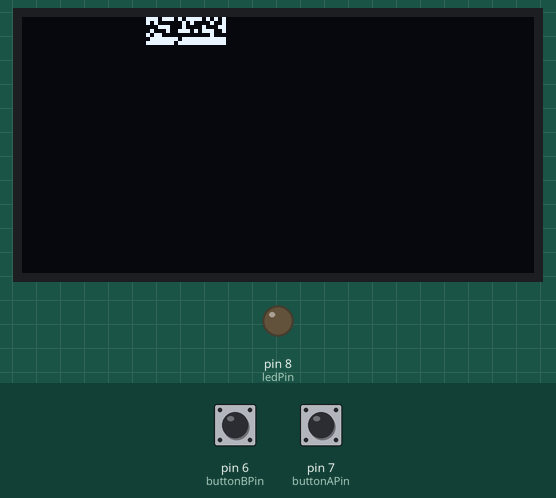
Recording of a sketch running on a simulated Arduino Uno, built with avr-gcc and run on an emulated ATmega328P. Parts: 128×64 one-colour display, output pins drawn as LEDs (lit = HIGH). Wiring (inferred from the names in the program): SSD1306 OLED at I2C address 0x3C. Dashed ring = blinking. The test bench sets the inputs (shaded band); at power-on: pin 6 (buttonBPin) HIGH, pin 7 (buttonAPin) HIGH. What the sketch prints to the serial monitor is not drawn.

Above: at 3.2 s.
3.3 s: pin 6 (buttonBPin) pulled LOW for 0.15 s
At 4.1 s:
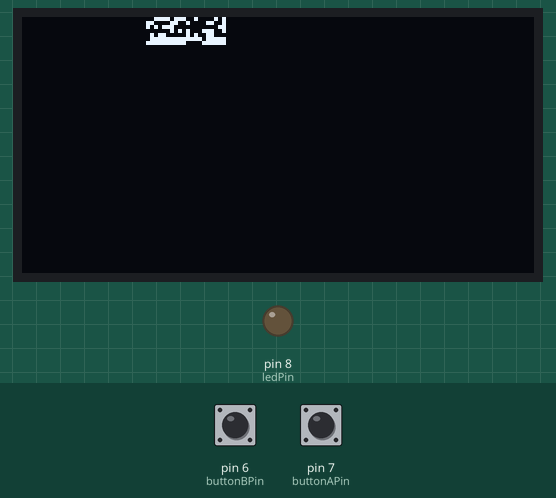
4.9 s: pin 7 (buttonAPin) pulled LOW for 0.15 s
At 5.3 s:
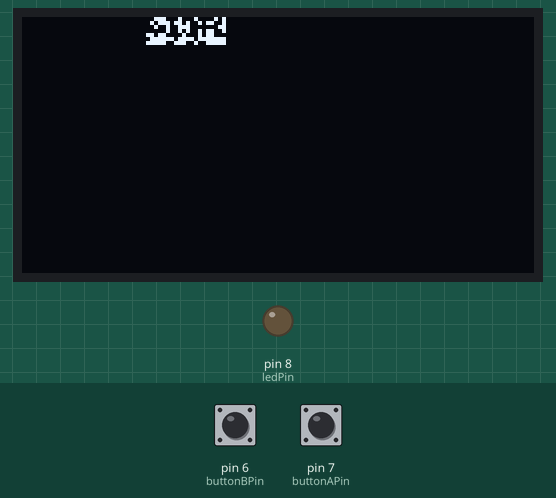
6.5 s: pin 6 (buttonBPin) pulled LOW for 1 s
At 7.8 s:
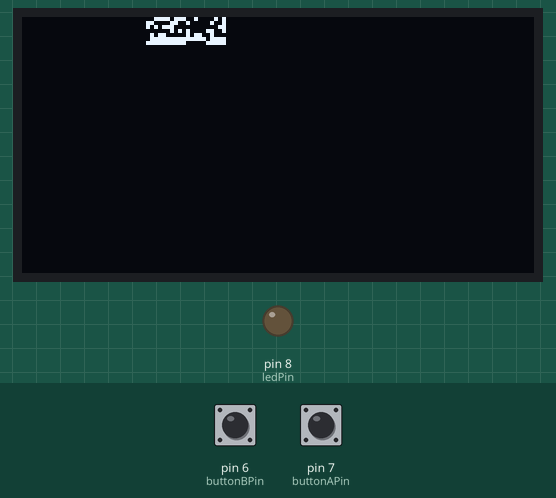
9.0 s: pin 7 (buttonAPin) pulled LOW for 1 s
At 9.7 s:
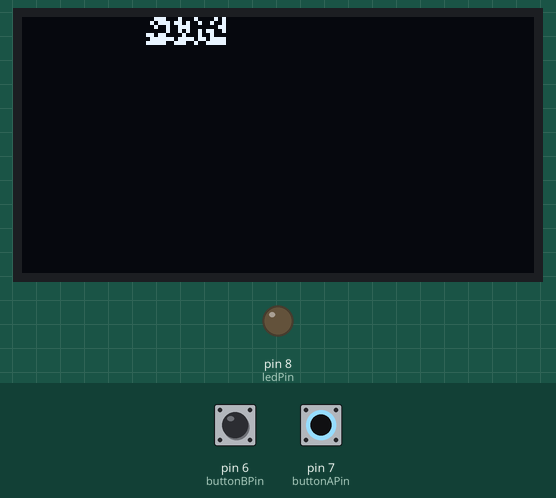
11.5 s: pin 7 (buttonAPin) pulsed LOW 5 times (0.12 s each, 0.3 s apart)
At 12.24 s:
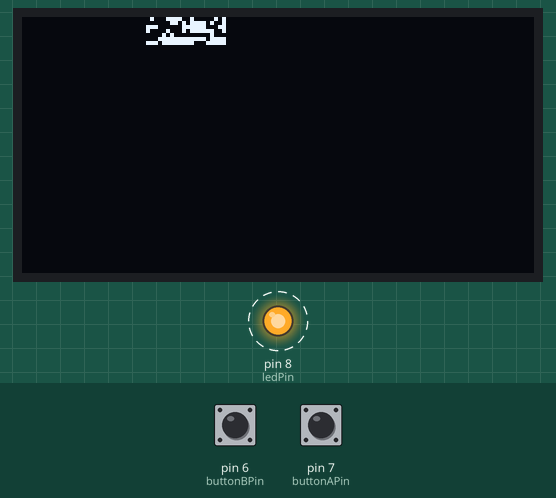
Timing chart, 0 to 15.5 s (numbered marks = the images above; inputs shaded):
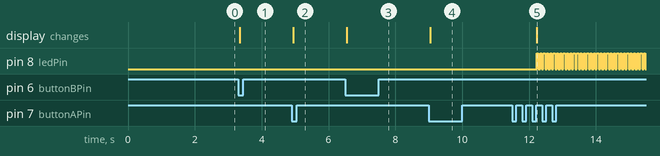

The sketch:

sketch1e2.ino
```cpp
#include <Wire.h>

#define OLED_I2C_ADDRESS 0x3C
#define OLED_WIDTH 128
#define OLED_HEIGHT 64

const int ledPin = 8;
const int buttonAPin = 7;
const int buttonBPin = 6;

int buttonPressCount = 0;
int buttonAState = 0;
int lastButtonAState = 0;
int buttonBState = 0;
int lastButtonBState = 0;
bool isLowFrequency = false;

void sendCommand(uint8_t command) {
  Wire.beginTransmission(OLED_I2C_ADDRESS);
  Wire.write(0x00);
  Wire.write(command);
  Wire.endTransmission();
}

void initializeOLED() {
  Wire.begin();
  sendCommand(0xAE);
  sendCommand(0xD5); sendCommand(0x80);
  sendCommand(0xA8); sendCommand(OLED_HEIGHT - 1);
  sendCommand(0xD3); sendCommand(0x00);
  sendCommand(0x40 | 0x00);
  sendCommand(0x8D); sendCommand(0x14);
  sendCommand(0xA1);
  sendCommand(0xC8);
  sendCommand(0xDA); sendCommand(0x12);
  sendCommand(0x81); sendCommand(0xCF);
  sendCommand(0xD9); sendCommand(0xF1);
  sendCommand(0xDB); sendCommand(0x40);
  sendCommand(0xA4);
  sendCommand(0xA6);
  sendCommand(0xAF);
}

void clearDisplay() {
  for (int i = 0; i < 8; i++) {
    sendCommand(0xB0 + i);
    sendCommand(0x00);
    sendCommand(0x10);
    Wire.beginTransmission(OLED_I2C_ADDRESS);
    Wire.write(0x40);
    for (int j = 0; j < OLED_WIDTH; j++) {
      Wire.write(0x00);
    }
    Wire.endTransmission();
  }
}

void displayText(const char* text) {
  clearDisplay();
  sendCommand(0xB0);
  Wire.beginTransmission(OLED_I2C_ADDRESS);
  Wire.write(0x40);
  while (*text) {
    Wire.write(*text++);
  }
  Wire.endTransmission();
}

void setup() {
  pinMode(ledPin, OUTPUT);
  pinMode(buttonAPin, INPUT_PULLUP);
  pinMode(buttonBPin, INPUT_PULLUP);
  Serial.begin(9600);
  initializeOLED();
  displayText("Sistema Inicializado");
  delay(2000);
  clearDisplay();
}

void loop() {
  buttonAState = digitalRead(buttonAPin);
  buttonBState = digitalRead(buttonBPin);

  if (buttonAState != lastButtonAState) {
    if (buttonAState == LOW) {
      buttonPressCount++;
      Serial.print("Comando Botão A: Contagem de pressões: ");
      Serial.println(buttonPressCount);
      displayText("Press. Bot. A: ");
    }
    delay(50);
  }
  lastButtonAState = buttonAState;

  if (buttonBState != lastButtonBState) {
    if (buttonBState == LOW) {
      isLowFrequency = !isLowFrequency;
      Serial.print("Comando Botão B: Mudança de frequência para ");
      Serial.println(isLowFrequency ? "1 Hz" : "10 Hz");
      displayText(isLowFrequency ? "Frequencia: 1 Hz" : "Frequencia: 10 Hz");
    }
    delay(50);
  }
  lastButtonBState = buttonBState;

  if (buttonPressCount >= 5) {
    unsigned long startTime = millis();
    unsigned long delayTime = isLowFrequency ? 500 : 50;
    Serial.println("LED piscando...");
    displayText("LED piscando...");
    while (millis() - startTime < 10000) {
      digitalWrite(ledPin, HIGH);
      delay(delayTime);
      digitalWrite(ledPin, LOW);
      delay(delayTime);
    }
    Serial.println("Ciclo de piscagem completo.");
    displayText("Ciclo completo");
    buttonPressCount = 0;
  }
}
```

Measured:
- after the input at 3.3 s, the display: changes at once (image 1)
- after the input at 4.9 s, the display: changes at once (image 2)
- after the input at 6.5 s, the display: changes at once (image 3)
- after the input at 9.0 s, the display: changes at once (image 4)
- after the input at 11.5 s, pin 8 (ledPin): alternates HIGH for 0.05 s and LOW for 0.05 s, starting after 0.73 s; the display: changes after 0.73 s (image 5)
